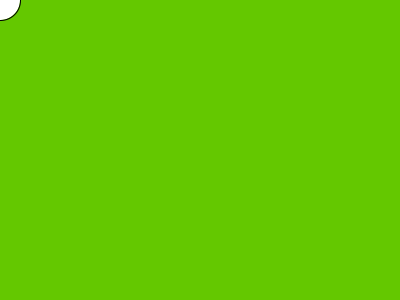
Frame 1 (no input)
Frame 60 (the mouse pressed at the canvas centre just before this capture): identical to frame 1, image omitted
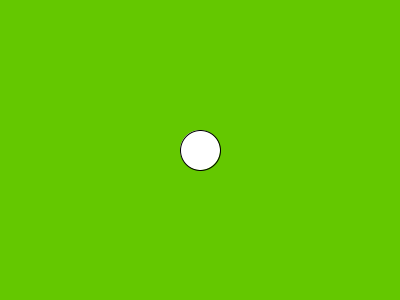
Frame 120 (the mouse held since frame 60 and released just before this capture)

The Processing sketch that drew these frames (run headless with seeded random() and noise(); from frame 60 on, the mouse is pressed at the canvas centre):

// Processing sketch: CP003_mouseFollower
// ── CP003_mouseFollower.pde
// this sketch draws a circle that follows the mouse

void setup() {
  size(400, 300);
}

void draw() {
  background(100, 200, 0);
  circle(mouseX, mouseY, 40);
}
